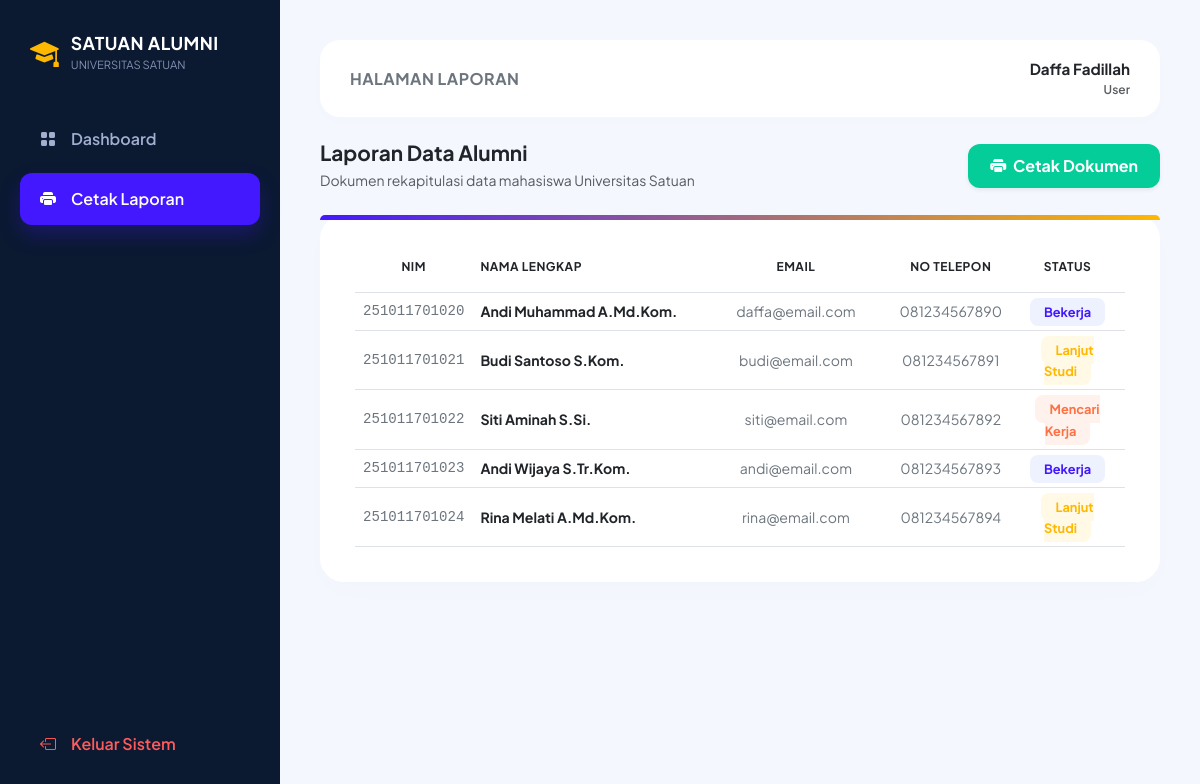
The app's page /views/laporan.php (signed in) with its own data.
### tables this page shows
CREATE TABLE `alumni` (
  `nim` varchar(20) NOT NULL,
  `foto` varchar(255) NOT NULL,
  `nama_lengkap` varchar(100) NOT NULL,
  `email` varchar(100) NOT NULL,
  `no_telepon` varchar(15) NOT NULL,
  `status_alumni` varchar(50) NOT NULL,
  `tgl_daftar` date NOT NULL
);

### config/Database.php (called while the page is built, shortened)
<?php
class Database {
    public function __construct() {
        $this->conn = new mysqli("localhost", "root", "", "db_uas_251011701020");
    }
}
?>

### models/DataModel.php (called while the page is built, shortened)
<?php
require_once __DIR__ . '/../config/Database.php';
class DataModel extends Database {
    public function getAll() {
        $res = $this->conn->query("SELECT * FROM alumni ORDER BY tgl_daftar DESC");
        return $res ? $res->fetch_all(MYSQLI_ASSOC) : [];
    }
}
?>

### views/laporan.php (the view, shortened to what this page needs)
<?php
require_once '../models/DataModel.php';
$data = (new DataModel())->getAll();
$user_role = isset($_SESSION['role']) ? $_SESSION['role'] : 'user';
?>
<!DOCTYPE html>
<html lang="id">
<head>
    <link href="https://cdn.jsdelivr.net/npm/bootstrap@5.3.0/dist/css/bootstrap.min.css" rel="stylesheet">
    <link href="https://cdn.jsdelivr.net/npm/bootstrap-icons@1.10.5/font/bootstrap-icons.css" rel="stylesheet">
</head>
<body>
    <div class="sidebar-wrapper anim-sidebar">
        <div>
            <div class="sidebar-brand">
                <i class="bi bi-mortarboard-fill"></i>
                <div>
                    <div class="sidebar-brand-text">SATUAN ALUMNI</div>
                    <div class="sidebar-brand-sub">UNIVERSITAS SATUAN</div>
                </div>
            </div>
            <div class="sidebar-menu">
                <a href="dashboard.php" class="nav-link-custom"><i class="bi bi-grid-fill"></i> Dashboard</a>
                <a href="laporan.php" class="nav-link-custom active"><i class="bi bi-printer-fill"></i> Cetak Laporan</a>
            </div>
        </div>
        <a href="#" data-bs-toggle="modal" data-bs-target="#logoutModal" class="logout-link">
            <i class="bi bi-box-arrow-left"></i> Keluar Sistem
        </a>
    </div>
    <div class="main-content">
        <div class="card welcome-card d-flex flex-row justify-content-between align-items-center mb-4 anim-header">
            <h3 class="fw-bold mb-0 text-secondary text-uppercase" style="font-size: 1rem; letter-spacing: 0.5px;">Halaman Laporan</h3>
            <div class="text-end">
                <div class="fw-bold text-dark" style="font-size: 0.95rem;"><?= htmlspecialchars($_SESSION['nama_lengkap']); ?></div>
                <div class="text-muted text-capitalize" style="font-size: 0.75rem; font-weight: 600;"><?= htmlspecialchars($user_role === 'admin' ? 'Master Administrator' : 'User'); ?></div>
            </div>
        </div>
        <div class="d-flex justify-content-between align-items-center mb-4 anim-title">
            <div>
                <h3 class="fw-bold text-dark mb-1" style="font-size: 1.3rem;">Laporan Data Alumni</h3>
                <p class="text-muted small mb-0">Dokumen rekapitulasi data mahasiswa Universitas Satuan</p>
            </div>
            <button onclick="window.print()" class="btn btn-print-custom shadow-sm"><i class="bi bi-printer-fill me-1"></i> Cetak Dokumen</button>
        </div>
        <div class="card table-card-wrapper anim-table">
            <div class="table-responsive">
                <table class="table table-borderless text-center align-middle mb-0">
                    <thead>
                        <tr class="text-muted text-uppercase small border-bottom" style="font-size: 0.75rem; letter-spacing: 0.5px;">
                            <th width="15%" class="pb-3">NIM</th>
                            <th width="30%" class="text-start pb-3">Nama Lengkap</th>
                            <th width="25%" class="pb-3">Email</th>
                            <th width="15%" class="pb-3">No Telepon</th>
                            <th width="15%" class="pb-3">Status</th>
                        </tr>
                    </thead>
                    <tbody>
                        <?php if (empty($data)) { ?>
                            <tr><td colspan="5" class="py-5 text-muted fw-medium">Belum ada data alumni tersimpan di database.</td></tr>
                        <?php } else {
                            foreach ($data as $row) {
                                $status_str = strtolower($row['status_alumni'] ?? '');
                                $badge_class = (strpos($status_str, 'bekerja') !== false) ? 'badge-bekerja' : ((strpos($status_str, 'studi') !== false || strpos($status_str, 'lanjut') !== false) ? 'badge-studi' : 'badge-mencari');
                                ?>
                                <tr class="border-bottom" style="font-size: 0.88rem;">
                                    <td class="text-secondary font-monospace"><?= htmlspecialchars($row['nim'] ?? ''); ?></td>
                                    <td class="text-start fw-bold text-dark"><?= htmlspecialchars($row['nama_lengkap'] ?? ''); ?></td>
                                    <td class="text-secondary"><?= htmlspecialchars($row['email'] ?? ''); ?></td>
                                    <td class="text-secondary"><?= htmlspecialchars($row['no_telepon'] ?? ''); ?></td>
                                    <td><span class="<?= $badge_class; ?>"><?= htmlspecialchars($row['status_alumni'] ?? ''); ?></span></td>
                                </tr>
                            <?php }
                        } ?>
                    </tbody>
                </table>
            </div>
        </div>
    </div>
</body>
</html>

### views/laporan.php (style rules this page uses)
body { font-family: 'Plus Jakarta Sans', sans-serif; background-color: #F4F7FE; color: #2B3674; margin: 0; display: flex; min-height: 100vh; overflow-x: hidden; }
.anim-sidebar { animation: fadeInLeft 0.6s cubic-bezier(0.25, 1, 0.5, 1) both; }
.anim-header { animation: fadeInUp 0.6s cubic-bezier(0.25, 1, 0.5, 1) both; animation-delay: 0.1s; }
.anim-title { animation: fadeInUp 0.6s cubic-bezier(0.25, 1, 0.5, 1) both; animation-delay: 0.2s; }
.anim-table { animation: fadeInUp 0.6s cubic-bezier(0.25, 1, 0.5, 1) both; animation-delay: 0.3s; }
.sidebar-wrapper { width: 280px; background-color: #0B1931; color: #ffffff; display: flex; flex-direction: column; justify-content: space-between; padding: 30px 20px; position: fixed; top: 0; bottom: 0; left: 0; z-index: 100; }
.sidebar-brand { display: flex; align-items: center; gap: 12px; margin-bottom: 40px; padding-left: 10px; }
.sidebar-brand i { font-size: 1.8rem; color: #FFB800; }
.sidebar-brand-text { font-weight: 700; font-size: 1.1rem; letter-spacing: 0.5px; }
.sidebar-brand-sub { font-size: 0.7rem; color: #A3AED0; opacity: 0.8; }
.sidebar-menu { display: flex; flex-direction: column; gap: 8px; flex-grow: 1; }
.nav-link-custom { display: flex; align-items: center; gap: 15px; padding: 14px 20px; color: #A3AED0; text-decoration: none; border-radius: 12px; font-weight: 600; transition: all 0.3s ease; }
.nav-link-custom.active { background-color: #4318FF; color: #ffffff; box-shadow: 0 10px 20px rgba(67, 24, 255, 0.25); }
.logout-link { display: flex; align-items: center; gap: 15px; padding: 14px 20px; color: #FF5B5B; text-decoration: none; font-weight: 600; transition: all 0.3s ease; cursor: pointer; border: none; background: transparent; width: 100%; }
.main-content { margin-left: 280px; flex-grow: 1; padding: 40px; }
.welcome-card { background: #ffffff; border-radius: 20px; padding: 18px 30px; box-shadow: 0 4px 20px rgba(0, 0, 0, 0.01); border: none; }
.table-card-wrapper { background: #ffffff; border-radius: 24px; padding: 35px; box-shadow: 0 10px 30px rgba(0, 0, 0, 0.01); border: none; position: relative; }
.table-card-wrapper::before { content: ''; position: absolute; top: 0; left: 0; right: 0; height: 5px; background: linear-gradient(90deg, #4318FF 0%, #FFB800 100%); border-radius: 24px 24px 0 0; }
.badge-bekerja { background-color: #EEF2FF; color: #4318FF; font-weight: 700; font-size: 0.8rem; padding: 6px 14px; border-radius: 8px; }
.badge-studi { background-color: #FFF9E6; color: #FFB800; font-weight: 700; font-size: 0.8rem; padding: 6px 14px; border-radius: 8px; }
.badge-mencari { background-color: #FFF2ED; color: #FF7043; font-weight: 700; font-size: 0.8rem; padding: 6px 14px; border-radius: 8px; }
.btn-print-custom { background-color: #05CD99; color: white; border-radius: 12px; font-weight: 700; padding: 10px 22px; border: none; transition: 0.3s; }

### records on screen
alumni: nim "251011701020", nama_lengkap "Andi Muhammad A.Md.Kom.", email "daffa@email.com", no_telepon "081234567890", status_alumni "Bekerja"
alumni: nim "251011701021", nama_lengkap "Budi Santoso S.Kom.", email "budi@email.com", no_telepon "081234567891", status_alumni "Lanjut Studi"
alumni: nim "251011701022", nama_lengkap "Siti Aminah S.Si.", email "siti@email.com", no_telepon "081234567892", status_alumni "Mencari Kerja"
alumni: nim "251011701023", nama_lengkap "Andi Wijaya S.Tr.Kom.", email "andi@email.com", no_telepon "081234567893", status_alumni "Bekerja"
alumni: nim "251011701024", nama_lengkap "Rina Melati A.Md.Kom.", email "rina@email.com", no_telepon "081234567894", status_alumni "Lanjut Studi"

### other values on screen
$_SESSION['nama_lengkap'] "Daffa Fadillah"
$user_role === 'admin' ? 'Master Administrator' : 'User' "User"
